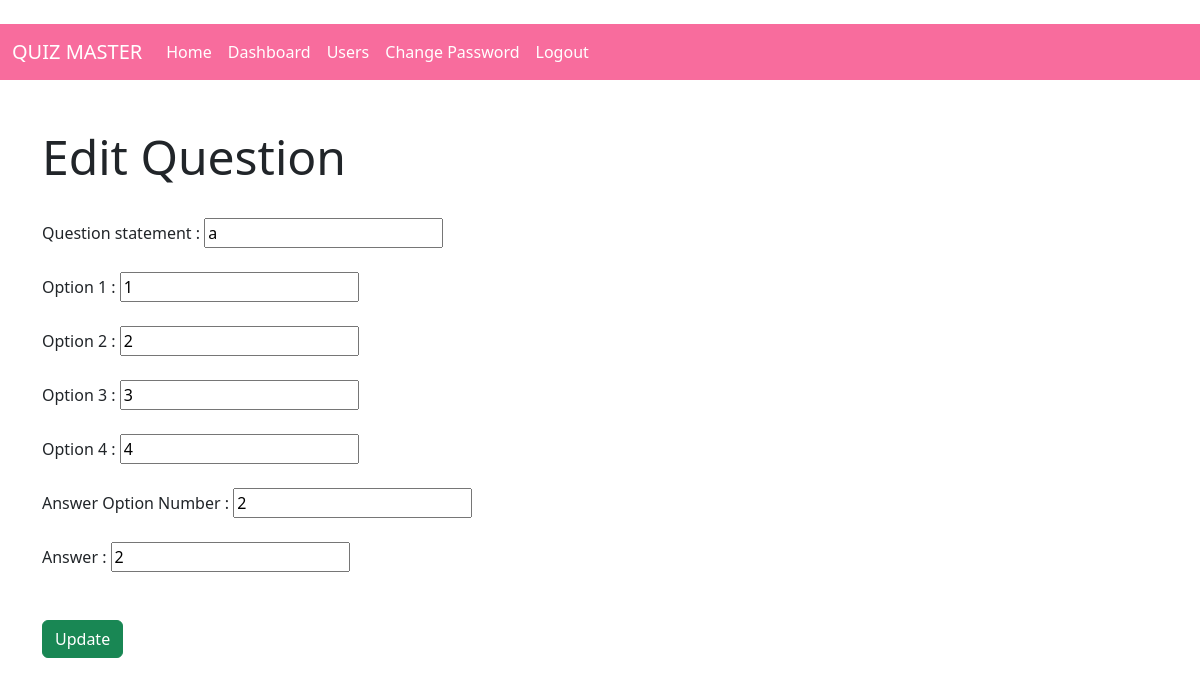
Page /edit/question/1 (signed in) on the committed database.
### models.py (models this page shows)
class Questions(db.Model):
    id=db.Column(db.Integer,primary_key=True)
    quiz_id=db.Column(db.Integer,db.ForeignKey('quiz.id',ondelete="CASCADE"),nullable=False)
    question_statement=db.Column(db.String(1000),nullable=False)
    Option_1=db.Column(db.String(500),nullable=False)
    Option_2=db.Column(db.String(500),nullable=False)
    Option_3=db.Column(db.String(500),nullable=False)
    Option_4=db.Column(db.String(500),nullable=False)
    Answer_option_no=db.Column(db.Integer,nullable=False)
    Answer=db.Column(db.String(500),nullable=False)

### controllers/routes.py (the view)
@app.route('/edit/question/<int:id>')
@admin_auth
def edit_question(id):
     question=Questions.query.get(id)
     return render_template('edit_question.html',question=question)

### controllers/routes.py (called while the page is built)
def admin_auth(func):
    @wraps(func)
    def inner(*args,**kwargs):
        if 'admin_id' in session:
            return func(*args,**kwargs)
        else:
            flash('Please Login to continue further!')
            return redirect(url_for('admin_login'))
    return inner

### templates/edit_question.html (shortened to what this page needs)
{% extends 'basic_layout.html' %}
{%block NAVBAR%}
{% include 'navbar_admin.html'%}
{%endblock%}
{% block BODY %}
<h5 class="display-5">Edit Question</h5><br>
<form action="" method="post" class="form">
    <div class="form-group">
        <label for="q_stmt">Question statement :</label>
        <input type="text" name="q_stmt" id="q_stmt" value={{question.question_statement}} required>
    </div><br>
    <div class="form-group">
        <label for="op1">Option 1 :</label>
        <input type="text" name="op1" id="op1" value={{question.Option_1}} required>
    </div><br>
    <div class="form-group">
        <label for="op2">Option 2 :</label>
        <input type="text" name="op2" id="op2" value={{question.Option_2}} required>
    </div><br>
    <div class="form-group">
        <label for="op3">Option 3 :</label>
        <input type="text" name="op3" id="op3" value={{question.Option_3}} required>
    </div><br>
    <div class="form-group">
        <label for="op4">Option 4 :</label>
        <input type="text" name="op4" id="op4" value={{question.Option_4}} required>
    </div><br>
    <div class="form-group">
        <label for="ans_op">Answer Option Number :</label>
        <input type="number" name="ans_op" id="ans_op" value={{question.Answer_option_no}} required>
    </div><br>
    <div class="form-group">
        <label for="ans">Answer :</label>
        <input type="text" name="ans" id="ans" value={{question.Answer}} required>
    </div><br><br>
    <div class="form-group">
        <button type="submit" class="btn btn-success">Update</button>
    </div>
</form>
{% endblock %}

### rows in the picture
Questions: q_stmt "a", op1 "1", op2 "2", op3 "3", op4 "4", ans_op "2", ans "2"
